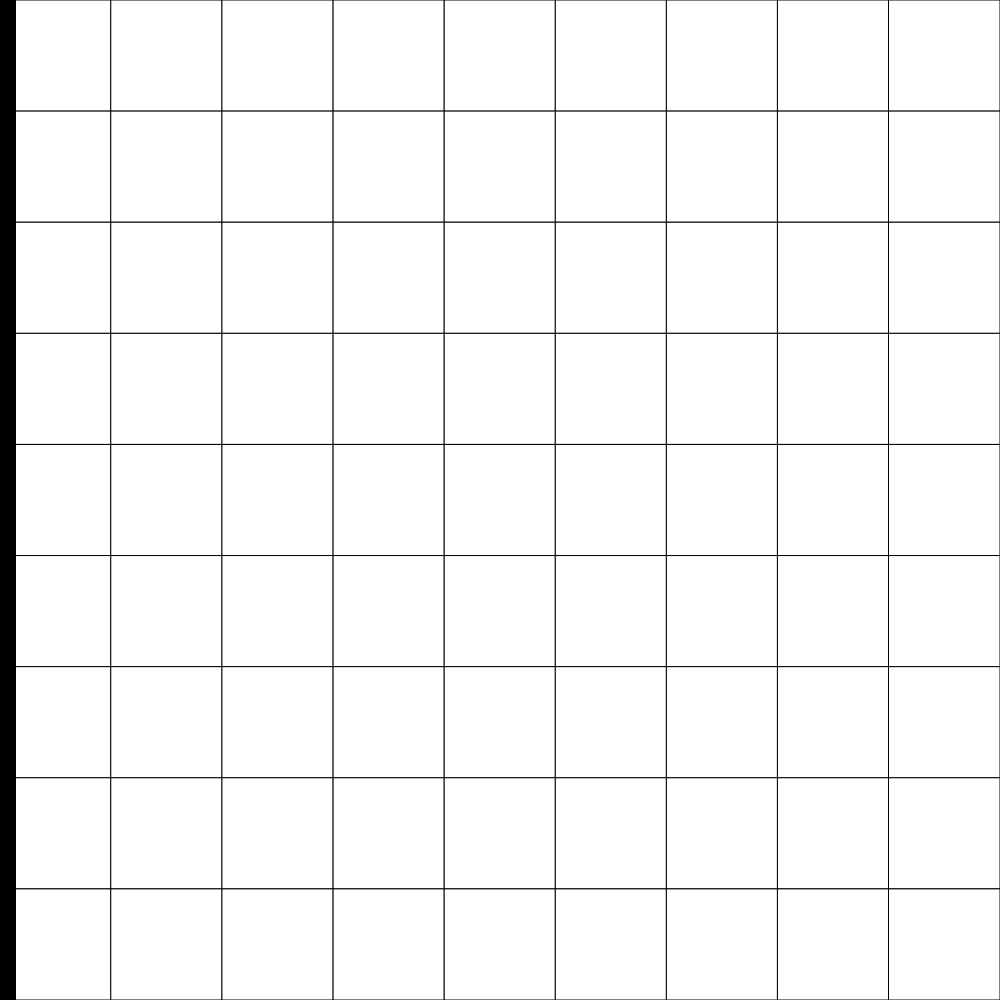
Frame 1 (no input)
Frame 60 (no input): identical to frame 1, image omitted
Frame 120 (the mouse pressed at the canvas centre since frame 60): identical to frame 1, image omitted

The p5.js sketch that drew this single still picture (run headless with seeded random() and noise() and a simulated clock; from frame 60 on, the mouse is pressed at the canvas centre):

// p5.js sketch
// ── sketch.js
// Project Title

let theGrid = [[4,1,0,0,6,0,0,7,8],
[7,0,3,5,0,1,4,2,0],
[0,0,8,4,7,3,0,6,0],
[0,5,0,0,9,4,8,3,0],
[3,9,0,0,1,0,7,0,0],
[2,8,4,3,0,0,0,0,0],
[6,0,0,0,0,0,0,8,0],
[0,0,1,9,4,0,0,0,0],
[0,4,9,0,2,8,0,0,0]];
let sideLength;

function setup() {
  if (windowWidth > windowHeight){
    createCanvas(windowHeight, windowHeight);
    sideLength = windowHeight/9;
  }
  if (windowHeight > windowWidth){
    createCanvas(windowWidth, windowWidth);
    sideLength = windowWidth/9;
  }
}

function draw() {
  background(220);
  drawGrid();
  drawLine();
}

function drawGrid(){
  for (let y = 0; y<9; y++){  
    for (let x = 0; x<9; x++){
      // draw square for each cell
      fill('white');
      square(x*sideLength,y*sideLength,sideLength);
    }
  }
}


function drawLine(){
  for (let y = 0; y<9; y++){
    for (let x = 0; x<9; x++){
      if(x%3 === 0 && x !== 0){
        strokeWeight(20)
        line(x,0,x,sideLength*9)
        strokeWeight(1)
      }
    }
  }
}
